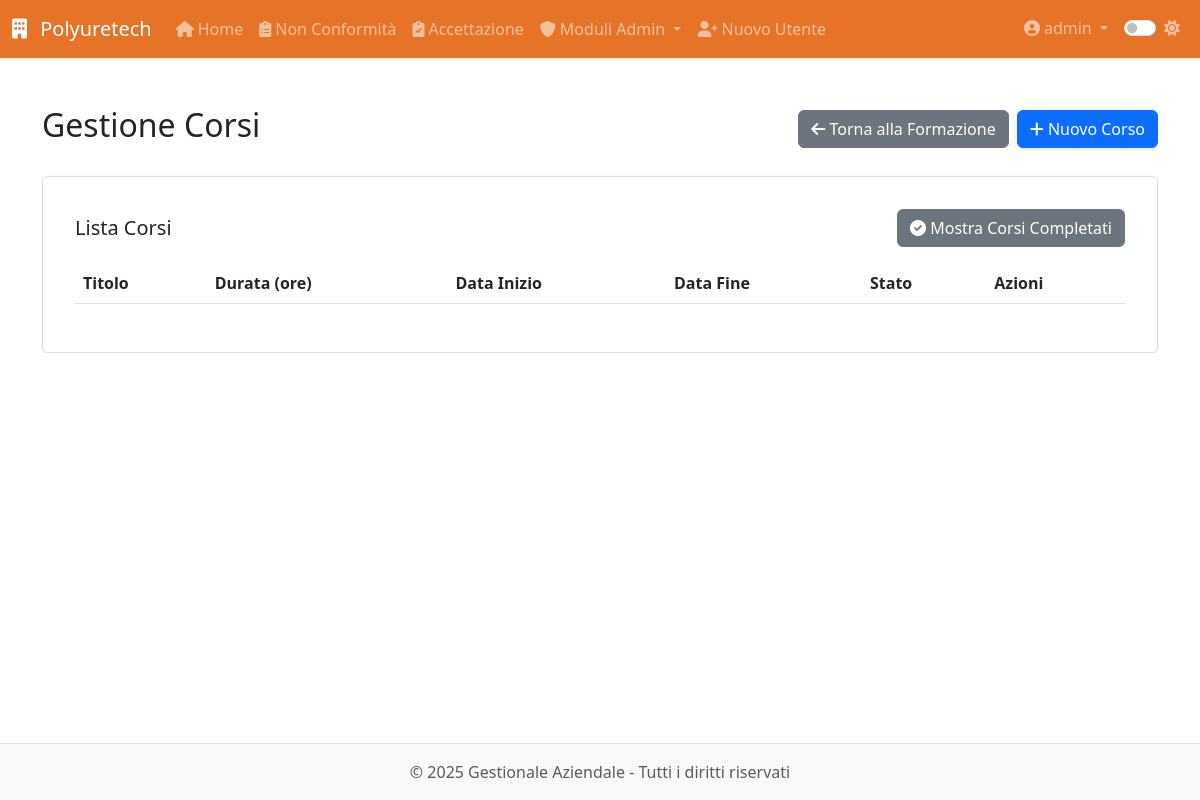
/modulo8/formazione/corsi (signed in), run on an earlier commit of the app's database.
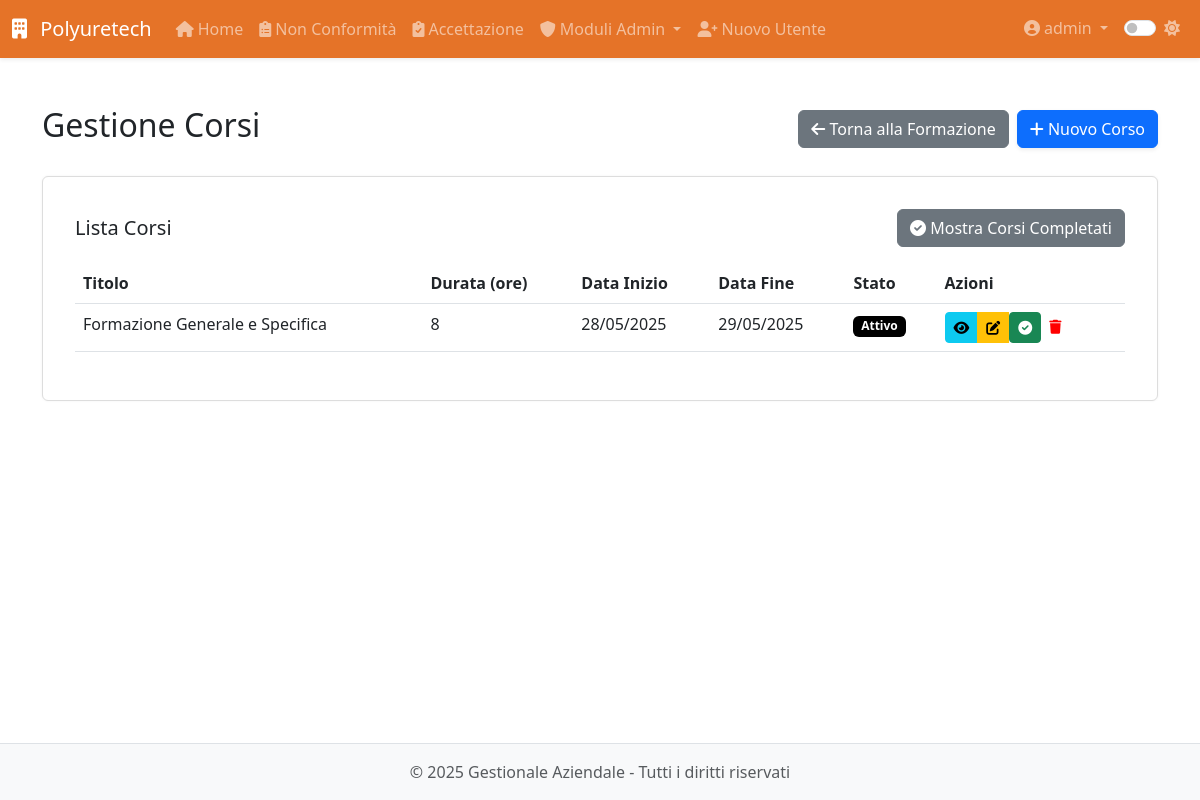
And on a later commit of the database.
### app/models.py (models this page shows)
class CorsoFormazione(db.Model):
    __tablename__ = 'corso_formazione'
    id = db.Column(db.Integer, primary_key=True)
    titolo = db.Column(db.String(100), nullable=False)
    descrizione = db.Column(db.Text)
    durata_ore = db.Column(db.Integer)
    giorno_inizio = db.Column(db.Date)
    giorno_fine = db.Column(db.Date, nullable=True)
    scadenza_relativa = db.Column(db.String(50), nullable=True) # es. "1 anno", "6 mesi"
    is_obbligatorio = db.Column(db.Boolean, default=False)
    archiviato = db.Column(db.Boolean, default=False)
    created_at = db.Column(db.DateTime, default=datetime.utcnow)
    created_by_id = db.Column(db.Integer, db.ForeignKey('users.id'), nullable=True)
    partecipazioni = db.relationship('PartecipazioneCorso', backref='corso', lazy=True)
    created_by = db.relationship('User')

### app/routes/modulo8.py (the view)
@modulo8.route('/formazione/corsi')
@login_required
@admin_required
def lista_corsi():
    show_archived = request.args.get('show_archived', 'false') == 'true'
    query = CorsoFormazione.query
    if show_archived:
        query = query.filter_by(archiviato=True)
    else:
        query = query.filter_by(archiviato=False)
    corsi = query.order_by(CorsoFormazione.giorno_inizio.desc()).all()
    return render_template('modulo8/corsi/lista.html', corsi=corsi, show_archived=show_archived)

### app/models.py (called while the page is built)
@login_manager.user_loader
def load_user(id):
    return User.query.get(int(id))

    def is_admin(self):
        return self.role == 'admin'

### app/utils.py (called while the page is built)
def admin_required(f):
    @wraps(f)
    def decorated_function(*args, **kwargs):
        if not current_user.is_admin:
            abort(403)
        return f(*args, **kwargs)
    return decorated_function

### app/templates/modulo8/corsi/lista.html (shortened to what the changed rows need)
{% extends 'base.html' %}
{% block content %}
<div class="module-view">
    <div class="d-flex justify-content-between align-items-center mb-4">
        <h2>Gestione Corsi</h2>
    </div>
    <div class="card">
        <div class="card-body">
            <div class="table-responsive">
                <table class="table">
                    <thead>
                        <tr>
                            <th>Titolo</th>
                            <th>Durata (ore)</th>
                            <th>Data Inizio</th>
                            <th>Data Fine</th>
                            <th>Stato</th>
                            <th>Azioni</th>
                        </tr>
                    </thead>
                    <tbody>
                        {% for corso in corsi %}
                            <tr>
                                <td>{{ corso.titolo }}</td>
                                <td>{{ corso.durata_ore }}</td>
                                <td>{{ corso.giorno_inizio.strftime('%d/%m/%Y') }}</td>
                                <td>{{ corso.giorno_fine.strftime('%d/%m/%Y') }}</td>
                                <td>
                                    {% if corso.archiviato %}
                                        <span class="badge bg-success">Completato</span>
                                    {% else %}
                                        <span class="badge bg-primary">Attivo</span>
                                    {% endif %}
                                </td>
                                <td>
                                    <div class="btn-group">
                                        <a href="{{ url_for('modulo8.dettaglio_corso', id=corso.id) }}"
                                           class="btn btn-sm btn-info">
                                            <i class="fas fa-eye"></i>
                                        </a>
                                        <a href="{{ url_for('modulo8.modifica_corso', id=corso.id) }}"
                                           class="btn btn-sm btn-warning">
                                            <i class="fas fa-edit"></i>
                                        </a>
                                        {% if corso.archiviato %}
                                            <form action="{{ url_for('modulo8.ripristina_corso', id=corso.id) }}"
                                                  method="POST" class="d-inline">
                                                <input type="hidden" name="csrf_token" value="{{ csrf_token() }}">
                                                <button type="submit" class="btn btn-sm btn-success">
                                                    <i class="fas fa-undo"></i>
                                                </button>
                                            </form>
                                        {% else %}
                                            <form action="{{ url_for('modulo8.archivia_corso', id=corso.id) }}"
                                                  method="POST" class="d-inline">
                                                <button type="submit" class="btn btn-sm btn-success">
                                                    <i class="fas fa-check-circle"></i>
                                                </button>
                                            </form>
                                        {% endif %}
                                        <form action="{{ url_for('modulo8.elimina_corso', id=corso.id) }}"
                                              method="POST" class="d-inline"
                                              onsubmit="return confirm('Sei sicuro di voler eliminare questo corso?');">
                                            <button type="submit" class="btn btn-sm btn-danger">
                                                <i class="fas fa-trash"></i>
                                            </button>
                                        </form>
                                    </div>
                                </td>
                            </tr>
                        {% endfor %}
                    </tbody>
                </table>
            </div>
        </div>
    </div>
</div>
{% endblock %}

What changed in the data, as far as the page shows it:
added CorsoFormazione: titolo "Formazione Generale e Specifica", durata_ore "8", giorno_inizio "28/05/2025", giorno_fine "29/05/2025", archiviato "Attivo"
